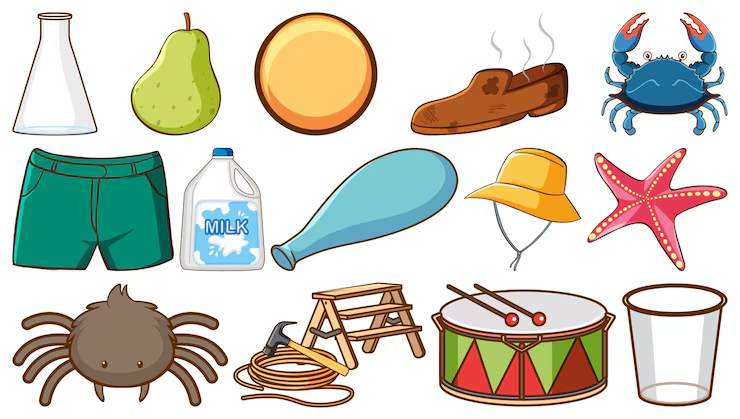
#> input picture openCV/images/objects.png, 740 x 419 px
$ python 8_contour.py
#> lines starting #> are read from the running program, lines starting #| are printed output that depends on the picture; after the words box and inside, x2 and y2 are one past the last pixel; in counts of white or black regions, pixels touching at a corner belong together
import os
import cv2

path = os.path.join('.', 'images', 'objects.png')
img = cv2.imread(path)
#> img is the input picture: shape (419, 740, 3); mean B, G, R 192.5, 205.2, 207.1
img_gray = cv2.cvtColor(img, cv2.COLOR_BGR2GRAY)
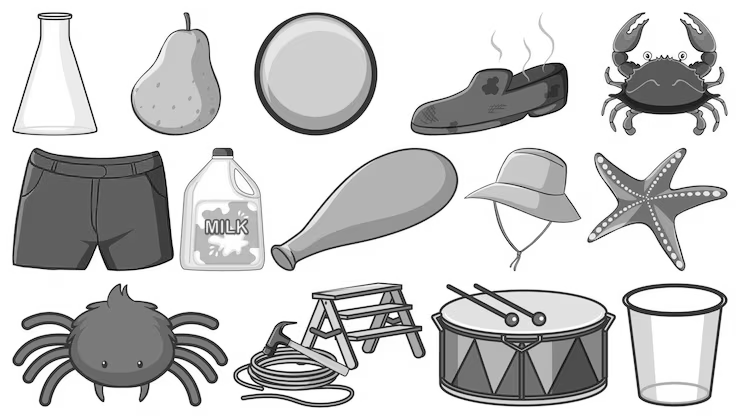
#> img_gray: shape (419, 740); min 0, max 255, mean 204.3

ret, thresh = cv2.threshold(img_gray, 190, 255, cv2.THRESH_BINARY_INV)
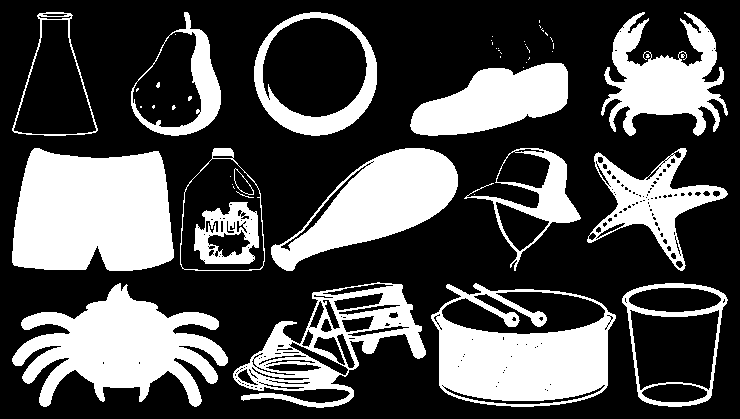
#> thresh: shape (419, 740); 31.8% white; 51 white regions (34 under 20 px)

contours, hierarchy = cv2.findContours(thresh, cv2.RETR_TREE, cv2.CHAIN_APPROX_SIMPLE)
#> contours = 308 contours, 222 with area under 20; largest, box (x1, y1, x2, y2) and area: (431, 283, 616, 407) 18272, (12, 148, 174, 271) 16734, (12, 283, 228, 407) 13192, (254, 12, 377, 136) 11797, (233, 282, 426, 408) 11309

for cnt in contours:
    #print(cv2.contourArea(cnt))
    if cv2.contourArea(cnt) > 5000:
       # cv2.drawContours(img, cnt, -1, (0, 255, 0),2)

        # creating box around obects
        x1, y1, w, h = cv2.boundingRect(cnt)
        cv2.rectangle(img, (x1, y1), (x1+w, y1 + h), (0, 255, 0),2)
#> this loop made 308 passes
#> (x1, y1, w, h) on passes 1, 3, 8, 46, 49, 118, 204, 208, 213, 214, 259, 261: (622, 283, 106, 124), (629, 309, 91, 82), (431, 283, 185, 124), (12, 283, 216, 124), (233, 282, 193, 126), (587, 148, 141, 123), (464, 148, 117, 123), (271, 148, 187, 123), (180, 148, 85, 123), (180, 158, 85, 113), (12, 148, 162, 123), (410, 63, 158, 73)
#> cnt on passes 4, 9, 10, 11, 12, 14: [[625, 302], [626, 301], [627, 302], [626, 303]], [[546, 390], [547, 389], [548, 390], [547, 391]], [[544, 389], [545, 388], [546, 389], [545, 390]], [[495, 386], [496, 385], [497, 386], [496, 387]], [[442, 386], [443, 385], [444, 386], [443, 387]], [[441, 385], [442, 384], [443, 385], [442, 386]]
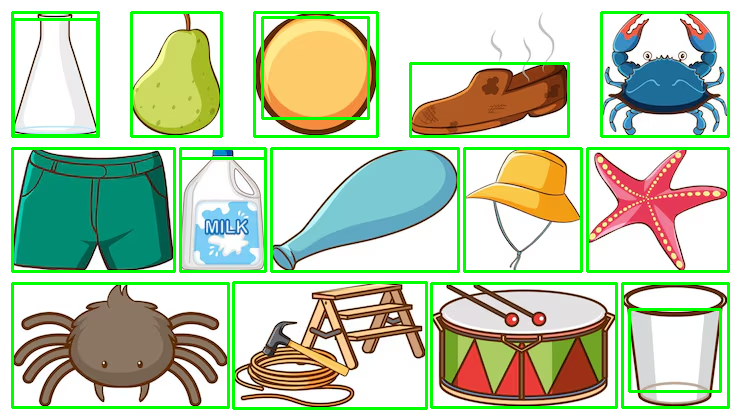
#> img: shape (419, 740, 3); 8.05% of pixels changed, all inside (x1, y1, x2, y2) = (11, 11, 730, 410)


cv2.imshow('img', img)
cv2.waitKey(0)
cv2.destroyAllWindows()
